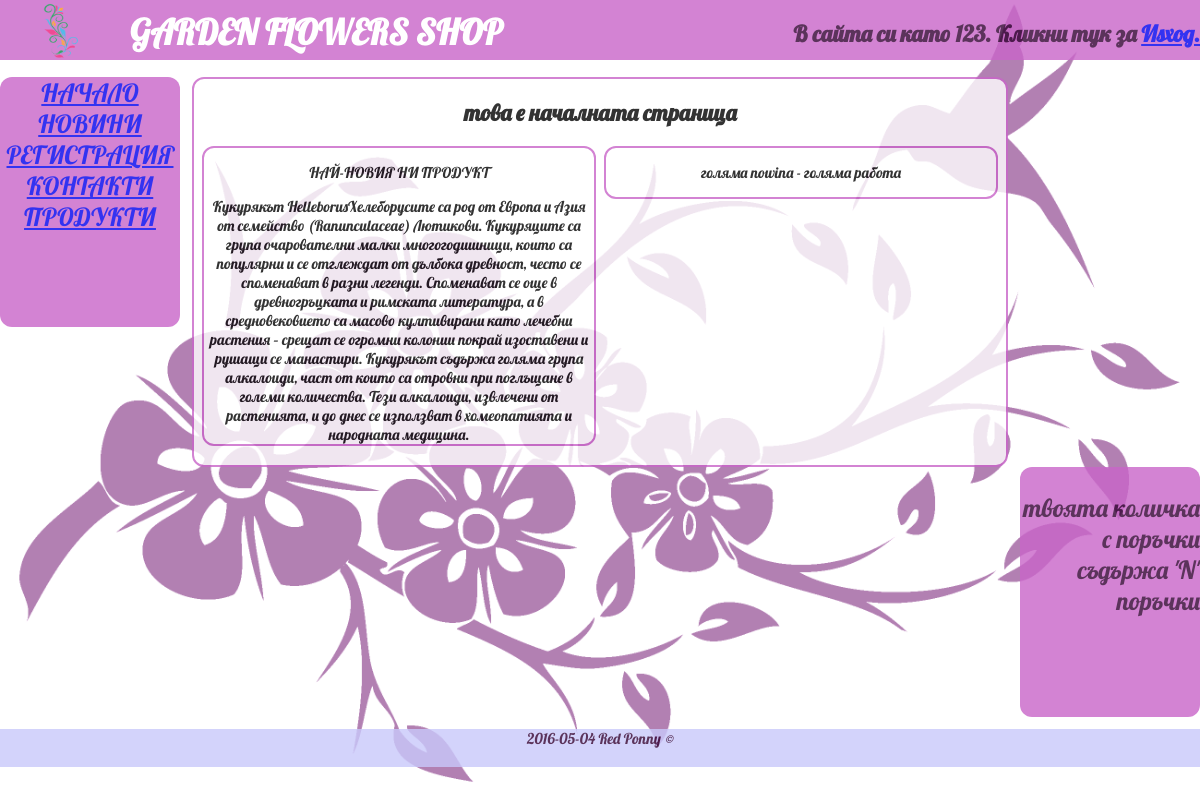
/ (signed in), run on the app's committed database.
### tables this page shows
CREATE TABLE IF NOT EXISTS `products` (
  `id` int(11) NOT NULL AUTO_INCREMENT,
  `name` varchar(50) NOT NULL,
  `latin_name` varchar(100) NOT NULL,
  `description` text NOT NULL,
  `pics` text NOT NULL,
  `date` timestamp NOT NULL DEFAULT CURRENT_TIMESTAMP,
  `price` float NOT NULL,
  `quantity` varchar(250) NOT NULL,
  `sell_pcs` varchar(250) NOT NULL,
  PRIMARY KEY (`id`)
);

### db.php (called while the page is built, shortened)
<?php
$link=mysqli_connect('localhost', 'asad', 'asad');
function show_query($query3){
	global $link;
	$result = mysqli_query($link, $query3);
	$rows3 = mysqli_fetch_array($result);
	return $rows3;
}
?>

### index.php (the view, shortened to what this page needs)
<?php
include "db.php";
include "header.php";
?>
<div class="all">
<?php
require_once("leftmenu.php");
?>
<div id='main'>
<?php
if(isset($_GET["pid"])){
$tok = $_GET["pid"];
include($tok);}
else { ?>
	<h2>това е началната страница</h2>
	<div id="product">
	<p>НАЙ-НОВИЯ НИ ПРОДУКТ</p>
<?php
$query3="SELECT * FROM `products` ORDER BY `products`.`date` DESC LIMIT 1";
$rows3=show_query($query3);
echo $rows3['name'] . $rows3['latin_name']. $rows3['description'];
?>
	</div>
	<div id="news">
	<p>голямa nowina - голяма работа</p>
	</div>
<br style="clear:both"/><br style="clear:both"/>
<?php
}
?>
</div>
<div id='right_menu'>
<p>твоята количка с поръчки съдържа 'N' поръчки<p>
</div>
</div>
<br style="clear:both"/>
<?php
require_once("footer.php");
?>

### css/style.css (style rules this page uses)
body { background: url(../for_base/pics/background2.png) no-repeat center center fixed; background-size: cover; height:100%; width:100%; margin: 0px; font-size: 15px; padding: 0px; text-align: center; color: rgb(50,0,50); opacity: 0.8; }
#main { float:left; color: black; padding: 0px; text-align: center; background-color:white; height: 95%; width: 67.7%; margin-left: 1%; margin-top: 0%; font-size: 15px; border: 2px solid rgb(200,100,200); border-radius: 12px; }
#product,#news { float:left; color: black; padding: 0px; text-align: center; background-color:white; height: 30%; width: 48%; margin-left: 1%; margin-top: 0%; font-size: 15px; border: 2px solid rgb(200,100,200); border-radius: 12px; }
#right_menu { float:right; text-align: right; background-color:rgb(200,100,200); width: 15%; height: 250px; margin-left: 1%; margin-top: 0%; font-size: 25px; border-radius: 12px; }

### header.php (style rules this page uses)
body { font-family:'Conv_Lobster-Regular'; }

### data on the page
products: name "Кукурякът", latin_name "Helleborus", description "Хелеборусите са род от Европа и Азия от семейство (Ranunculaceae) Лютикови. Кукуряците са група очарователни малки многогодишници, които са популярни и се отглеждат от дълбока древност, често се споменават в разни легенди. Споменават се още в древногръцката и римската литература, а в средновековието са масово култивирани като лечебни растения – срещат се огромни колонии покрай изоставени и рушащи се манастири. Кукурякът съдържа голяма група алкалоиди, част от които са отровни при поглъщане в големи количества. Тези алкалоиди, извлечени от растенията, и до днес се използват в хомеопатията и народната медицина."

### other printed values
$_SESSION['user_name'] "123"
